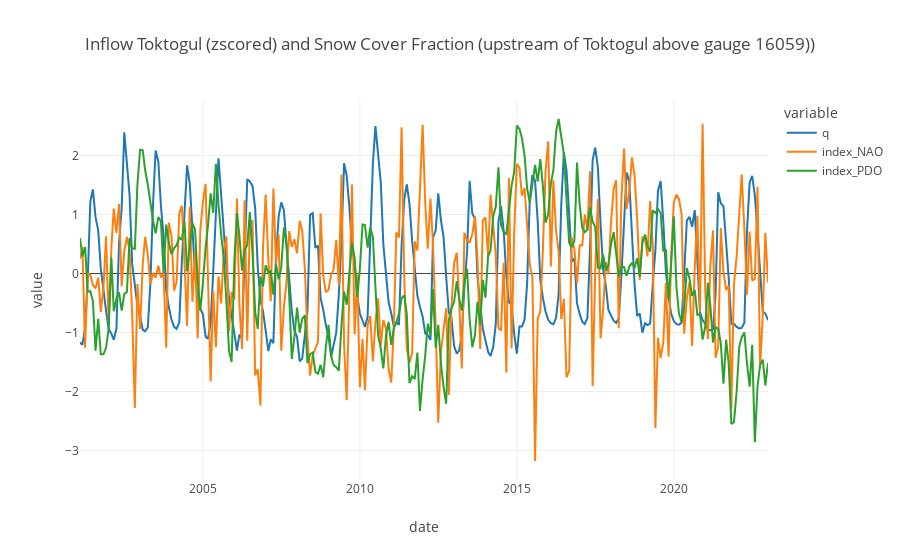

Write notebook code for a chart like this one.
### Markdown cell above
## 1.2 Visualize Data

First, we plot the data just loaded to get a first impression of it. Note that we focus only on snow cover fraction for the moment in upstream Naryn catchment as we expect this to be the most important external regressor (driver) for the target variable.

### Code cell
fig_target = px.line(q_16936_xreg_zs,
                x="date", 
                y=["q","index_NAO","index_PDO"], 
                title="Inflow Toktogul (zscored) and Snow Cover Fraction (upstream of Toktogul above gauge 16059))",
                template="none")
fig_target.show()

### Figure 1 — Plotly figure (JSON) as saved in the notebook; plotly's stock layout.template omitted (floating-point values rounded to 4 significant figures; data arrays with more than 128 entries replaced by an {"elided": "..."} marker saying what was removed)
{"data": [{"hovertemplate": "variable=q<br>date=%{x}<br>value=%{y}<extra></extra>", "legendgroup": "q", "line": {"color": "#1F77B4", "dash": "solid"}, "marker": {"symbol": "circle"}, "mode": "lines", "name": "q", "orientation": "v", "showlegend": true, "type": "scatter", "x": {"elided": "264 str values"}, "xaxis": "x", "y": {"elided": "264 float values"}, "yaxis": "y"}, {"hovertemplate": "variable=index_NAO<br>date=%{x}<br>value=%{y}<extra></extra>", "legendgroup": "index_NAO", "line": {"color": "#FF7F0E", "dash": "solid"}, "marker": {"symbol": "circle"}, "mode": "lines", "name": "index_NAO", "orientation": "v", "showlegend": true, "type": "scatter", "x": {"elided": "264 str values"}, "xaxis": "x", "y": {"elided": "264 float values"}, "yaxis": "y"}, {"hovertemplate": "variable=index_PDO<br>date=%{x}<br>value=%{y}<extra></extra>", "legendgroup": "index_PDO", "line": {"color": "#2CA02C", "dash": "solid"}, "marker": {"symbol": "circle"}, "mode": "lines", "name": "index_PDO", "orientation": "v", "showlegend": true, "type": "scatter", "x": {"elided": "264 str values"}, "xaxis": "x", "y": {"elided": "264 float values"}, "yaxis": "y"}], "layout": {"legend": {"title": {"text": "variable"}, "tracegroupgap": 0}, "title": {"text": "Inflow Toktogul (zscored) and Snow Cover Fraction (upstream of Toktogul above gauge 16059))"}, "xaxis": {"anchor": "y", "domain": [0, 1], "title": {"text": "date"}}, "yaxis": {"anchor": "x", "domain": [0, 1], "title": {"text": "value"}}}}
